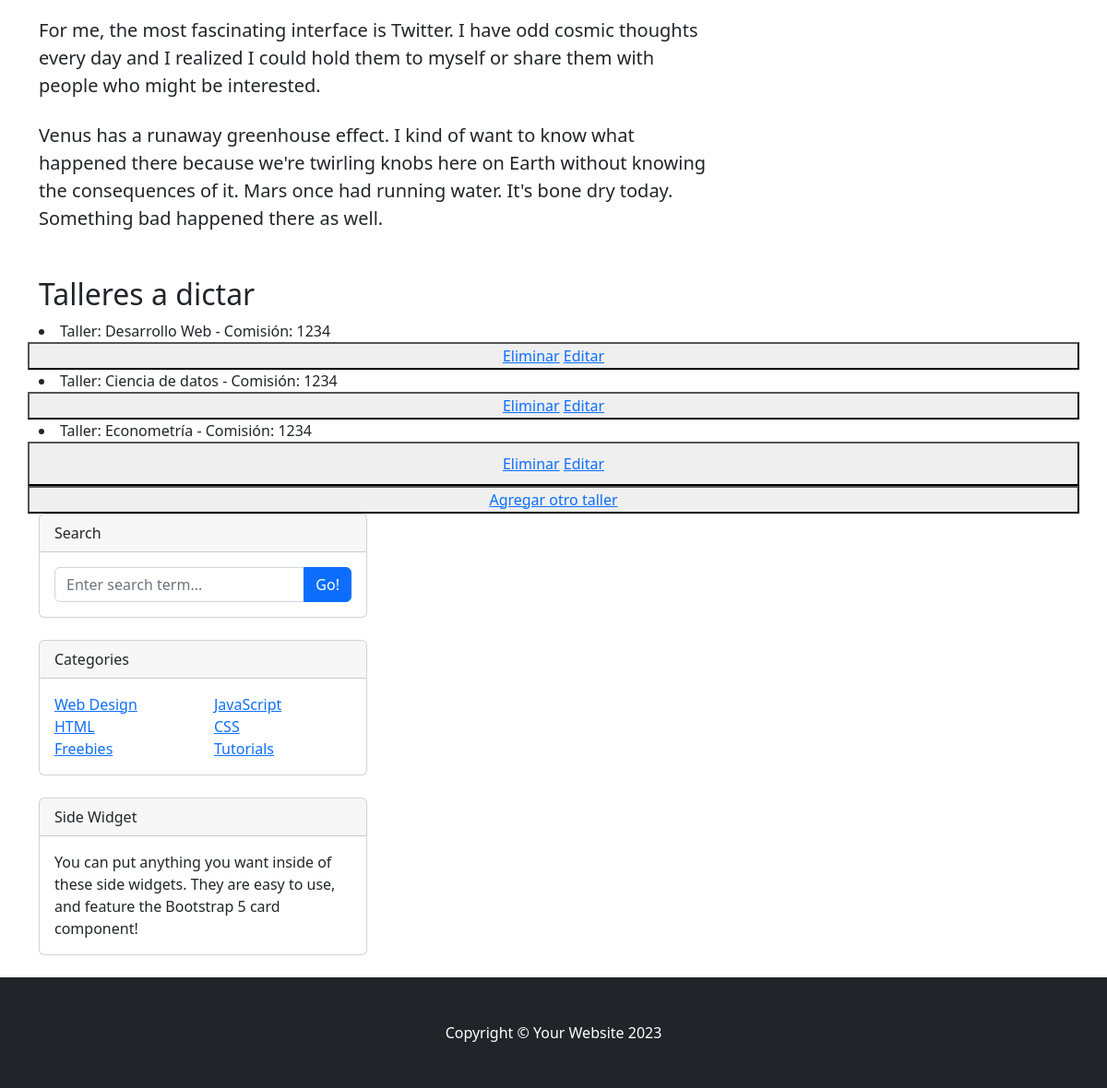
Page /app/eliminarTalleres/3/ (lower part) on the earlier database version.
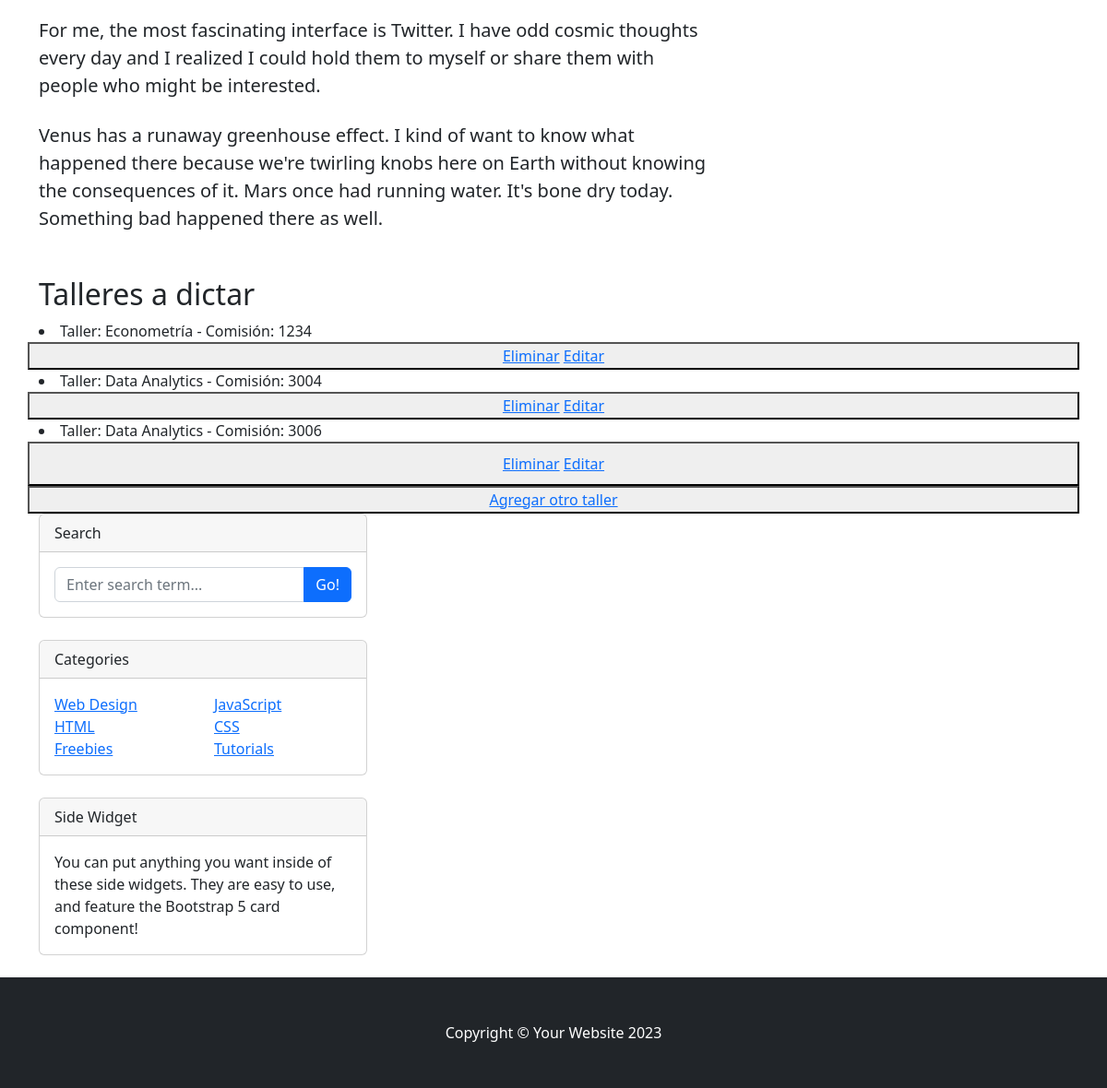
Same page on the later database version.
### AppBlog/models.py (models this page shows)
class Taller(models.Model):
    taller = models.CharField(max_length=40, default='Otros')
    comision = models.CharField(max_length=40, default='1234')
    def __str__(self):
        return f"Taller: {self.taller} - Comisión: {self.comision}"

### AppBlog/views.py (the view)
# urls.py: path('eliminarTalleres/<int:taller_id>/', views.eliminarTalleres, name="EliminarTalleres"),
def eliminarTalleres(request, taller_id):
    talleres = Taller.objects.get(id=int(taller_id))
    talleres.delete()
    talleres = Taller.objects.all() # trae todos los profesores
    contexto = {"talleres": talleres}
    return leerTalleres(request)

### AppBlog/views.py (called while the page is built)
def leerTalleres(request):
      talleres = Taller.objects.all() #trae todos los profesores
      contexto= {"talleres":talleres}
      return render(request, "AppBlog/leerTalleres.html",contexto)

### AppBlog/templates/AppBlog/leerTalleres.html (shortened to what this page needs)
{% extends 'AppBlog/base.html' %}
{% load static %}
{% block main %}
<div class="container mt-5">
    <div class="row">
        <div class="col-lg-8">
            <article>
                <section class="mb-5">
                    <p class="fs-5 mb-4">For me, the most fascinating interface is Twitter. I have odd cosmic thoughts every day and I realized I could hold them to myself or share them with people who might be interested.</p>
                    <p class="fs-5 mb-4">Venus has a runaway greenhouse effect. I kind of want to know what happened there because we're twirling knobs here on Earth without knowing the consequences of it. Mars once had running water. It's bone dry today. Something bad happened there as well.</p>
                </section>
            </article>
        </div>
        <h2>Talleres a dictar</h2>
        {% for p in talleres %}
            <li>{{p}}</li>
                <button>
                    <a href="{% url 'EliminarTalleres' p.id %}">Eliminar</a>
                    <a href="{% url 'EditarTaller' p.id %}">Editar</a>
                </button>
        {% endfor %}
        <br>
        <br>
        <button>
            <a href="talleres">Agregar otro taller</a>
        </button>
        <div class="col-lg-4">
            <div class="card mb-4">
                <div class="card-header">Search</div>
                <div class="card-body">
                    <div class="input-group">
                        <input class="form-control" type="text" placeholder="Enter search term..." aria-label="Enter search term..." aria-describedby="button-search" />
                        <button class="btn btn-primary" id="button-search" type="button">Go!</button>
                    </div>
                </div>
            </div>
            <div class="card mb-4">
                <div class="card-header">Categories</div>
                <div class="card-body">
                    <div class="row">
                        <div class="col-sm-6">
                            <ul class="list-unstyled mb-0">
                                <li><a href="#!">Web Design</a></li>
                                <li><a href="#!">HTML</a></li>
                                <li><a href="#!">Freebies</a></li>
                            </ul>
                        </div>
                        <div class="col-sm-6">
                            <ul class="list-unstyled mb-0">
                                <li><a href="#!">JavaScript</a></li>
                                <li><a href="#!">CSS</a></li>
                                <li><a href="#!">Tutorials</a></li>
                            </ul>
                        </div>
                    </div>
                </div>
            </div>
            <div class="card mb-4">
                <div class="card-header">Side Widget</div>
                <div class="card-body">You can put anything you want inside of these side widgets. They are easy to use, and feature the Bootstrap 5 card component!</div>
            </div>
        </div>
    </div>
</div>
{% endblock main %}

Differences in the rows shown:
removed Taller: taller+comision "Taller: Desarrollo Web - Comisión: 1234"
removed Taller: taller+comision "Taller: Ciencia de datos - Comisión: 1234"
added Taller: taller+comision "Taller: Data Analytics - Comisión: 3004"
added Taller: taller+comision "Taller: Data Analytics - Comisión: 3006"
